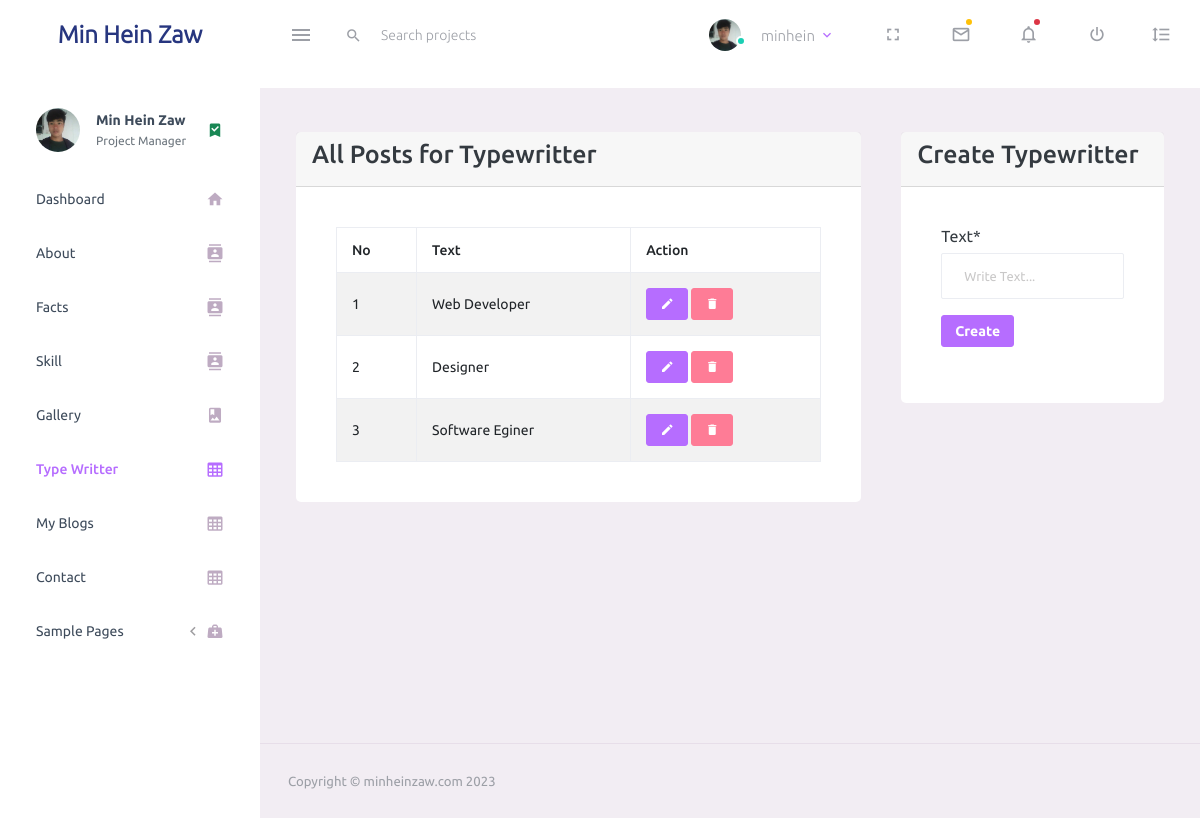
Screenshot of /typewritter/ (signed in) with the database file from the repository.
### base/models.py (models this page shows, shortened)
class About(models.Model):
    name = models.CharField(max_length=100, null=True)
    birthday = models.DateField(null=True)
    email = models.EmailField(null=True)
    phone = models.CharField(max_length=15, null=True)
    address = models.CharField(max_length=100, null=True)
    description = RichTextField(null=True, blank=True)
    created = models.DateTimeField(auto_now=True)
    updated = models.DateTimeField(auto_now_add=True)

class TypeWritter(models.Model):
    text = models.CharField(max_length=100, null=True)
    slug = models.SlugField(max_length=255, null=False,blank=True,unique=True,editable=False,)

### base/views.py (the view)
# urls.py: path('typewritter/', views.typewitterPage, name="typewritter"),
@login_required (login_url='login')
def typewitterPage(request):
    page = "typerwritter-create"
    abouts = About.objects.all()
    forms = TypeWritterForm()
    texts = TypeWritter.objects.all()
    if request.method == 'POST':
        form = TypeWritterForm(request.POST)
        if form.is_valid():
            form.save()
            messages.success(request, "Your Added TyperWritter is sucessfully!" )
            return redirect('typewritter')
    context = {'page':page,'forms':forms, 'texts':texts, 'abouts':abouts}
    return render(request, 'backend/typewritter/typewritter.html', context)

### base/forms.py
class TypeWritterForm(forms.ModelForm):
    class Meta:
        model = TypeWritter
        fields = "__all__"
        widgets = {
            'text':forms.TextInput(attrs=({'placeholder':'Write Text...', 'class':'custom-input'})),
        }

### base/templates/backend/typewritter/typewritter.html (shortened to what this page needs)
{% extends 'main.html' %}
{% load crispy_forms_tags %}
{% block content %}
    <div class="row">
        <div class="col-md-8">
            <div class="card">
                <div class="card-header">
                    <h3>All Posts for Typewritter</h3>
                </div>
                <div class="card-body">
                    <table class="table table-striped table-bordered">
                        <thead>
                            <tr>
                                <th>No</th>
                                <th>Text</th>
                                <th>Action</th>
                            </tr>
                        </thead>
                        <tbody>
                            {% for text in texts %}
                                <tr>
                                    <td>{{forloop.counter}}</td>
                                    <td>{{text.text}}</td>
                                    <td>
                                        <a href="{% url 'typewritter-edit' text.slug %}" class="btn btn-primary btn-sm"><span class="mdi mdi-pencil"></span></a>
                                        <a href="{% url 'typewritter-delete' text.slug %}" class="btn btn-danger btn-sm"><span class="mdi mdi-delete"></span></a>
                                    </td>
                                </tr>
                            {% endfor %}
                        </tbody>
                    </table>
                </div>
            </div>
        </div>
        {% if page == 'typerwritter-create' %}
            <div class="col-md-4">
                <div class="card">
                    <div class="card-header">
                        <h3>Create Typewritter</h3>
                    </div>
                    <div class="card-body">
                        <form action="" method="POST">
                            {{forms.text|as_crispy_field}}
                            <button type="submit" class="btn btn-primary btn-sm">Create</button>
                        </form>
                    </div>
                </div>
            </div>
        {% endif %}
    </div>
{% endblock content %}

### templates/navbar.html (shortened to what this page needs)
{% load static %}
<nav class="navbar default-layout-navbar col-lg-12 col-12 p-0 fixed-top d-flex flex-row">
    <div class="text-center navbar-brand-wrapper d-flex align-items-center justify-content-center">
      <a class="navbar-brand brand-logo" href="{% url 'index' %}"> <strong><span>Min Hein Zaw</span></strong> </a>
    </div>
    <div class="navbar-menu-wrapper d-flex align-items-stretch">
      <button class="navbar-toggler navbar-toggler align-self-center" type="button" data-toggle="minimize">
        <span class="mdi mdi-menu"></span>
      </button>
      <div class="search-field d-none d-md-block">
        <form class="d-flex align-items-center h-100" action="#">
          <div class="input-group">
            <div class="input-group-prepend bg-transparent">
              <i class="input-group-text border-0 mdi mdi-magnify"></i>
            </div>
            <input type="text" class="form-control bg-transparent border-0" placeholder="Search projects">
          </div>
        </form>
      </div>
      <ul class="navbar-nav navbar-nav-right">
        <li class="nav-item nav-profile dropdown">
          <a class="nav-link dropdown-toggle" id="profileDropdown" href="#" data-bs-toggle="dropdown" aria-expanded="false">
            <div class="nav-profile-img">
              <img src="{% static 'assets/images/faces/logo.jpg' %}" alt="image">
              <span class="availability-status online"></span>
            </div>
            <div class="nav-profile-text">
              {% if request.user.is_authenticated %}
                <p class='mt-3'>{{request.user}}</p>
              {% endif %}
            </div>
          </a>
        </li>
        <li class="nav-item d-none d-lg-block full-screen-link">
          <a class="nav-link">
            <i class="mdi mdi-fullscreen" id="fullscreen-button"></i>
          </a>
        </li>
        <li class="nav-item dropdown">
          <a class="nav-link count-indicator dropdown-toggle" id="messageDropdown" href="#" data-bs-toggle="dropdown" aria-expanded="false">
            <i class="mdi mdi-email-outline"></i>
            <span class="count-symbol bg-warning"></span>
          </a>
        </li>
        <li class="nav-item dropdown">
          <a class="nav-link count-indicator dropdown-toggle" id="notificationDropdown" href="#" data-bs-toggle="dropdown">
            <i class="mdi mdi-bell-outline"></i>
            <span class="count-symbol bg-danger"></span>
          </a>
        </li>
        <li class="nav-item nav-logout d-none d-lg-block">
          <a class="nav-link" href="#">
            <i class="mdi mdi-power"></i>
          </a>
        </li>
        <li class="nav-item nav-settings d-none d-lg-block">
          <a class="nav-link" href="#">
            <i class="mdi mdi-format-line-spacing"></i>
          </a>
        </li>
      </ul>
    </div>
  </nav>

### templates/sidebar.html (shortened to what this page needs)
{% load static %}
<nav class="sidebar sidebar-offcanvas" id="sidebar">
    <ul class="nav">
      <li class="nav-item nav-profile">
        <a href="#" class="nav-link">
          <div class="nav-profile-image">
            <img src="{% static 'assets/images/logo.jpg' %}" alt="profile">
          </div>
          <div class="nav-profile-text d-flex flex-column">
            {% for about in abouts %}
            <span class="font-weight-bold mb-2">{{about.name}}</span>
            {% endfor %}
            <span class="text-secondary text-small">Project Manager</span>
          </div>
          <i class="mdi mdi-bookmark-check text-success nav-profile-badge"></i>
        </a>
      </li>
      {% url 'index' as url %}
      <li class="nav-item {% if request.path == url %}active{% endif %}">
        <a class="nav-link" href="{% url 'index' %}">
          <span class="menu-title">Dashboard</span>
          <i class="mdi mdi-home menu-icon"></i>
        </a>
      </li>
      {% url 'about' as url %}
      <li class="nav-item {% if request.path == url %}active{% endif %}">
        <a class="nav-link" href="{% url 'about' %}">
          <span class="menu-title">About</span>
          <i class="mdi mdi-contacts menu-icon"></i>
        </a>
      </li>
      {% url 'fact' as url %}
      <li class="nav-item {% if request.path == url %}active{% endif %}">
        <a class="nav-link" href="{% url 'fact' %}">
          <span class="menu-title">Facts</span>
          <i class="mdi mdi-contacts menu-icon"></i>
        </a>
      </li>
      {% url 'skill' as url %}
      <li class="nav-item {% if request.path == url %}active{% endif %}">
        <a class="nav-link" href="{% url 'skill' %}">
          <span class="menu-title">Skill</span>
          <i class="mdi mdi-contacts menu-icon"></i>
        </a>
      </li>
      {% url 'gallery' as url %}
      <li class="nav-item {% if request.path == url %}active{% endif %}">
        <a class="nav-link" href="{% url 'gallery' %}">
          <span class="menu-title">Gallery</span>
          <i class="mdi mdi-image-album menu-icon"></i>
        </a>
      </li>
      {% url 'typewritter' as url %}
      <li class="nav-item {% if request.path == url %}active{% endif %}">
        <a class="nav-link" href="{% url 'typewritter' %}">
          <span class="menu-title">Type Writter</span>
          <i class="mdi mdi-table-large menu-icon"></i>
        </a>
      </li>
      {% url 'myblog' as url %}
      <li class="nav-item {% if request.path == url %}active{% endif %}">
        <a class="nav-link" href="{% url 'myblog' %}">
          <span class="menu-title">My Blogs</span>
          <i class="mdi mdi-table-large menu-icon"></i>
        </a>
      </li>
      {% url 'contact' as url %}
      <li class="nav-item {% if request.path == url %}active{% endif %}">
        <a class="nav-link" href="{% url 'contact' %}">
          <span class="menu-title">Contact</span>
          <i class="mdi mdi-table-large menu-icon"></i>
        </a>
      </li>
      <li class="nav-item">
        <a class="nav-link" data-bs-toggle="collapse" href="#general-pages" aria-expanded="false" aria-controls="general-pages">
          <span class="menu-title">Sample Pages</span>
          <i class="menu-arrow"></i>
          <i class="mdi mdi-medical-bag menu-icon"></i>
        </a>
      </li>
    </ul>
  </nav>

### rows the page displays
About: name "Min Hein Zaw"
TypeWritter: text "Web Developer"
TypeWritter: text "Designer"
TypeWritter: text "Software Eginer"

### other values shown
{{ request.user }} "minhein"
